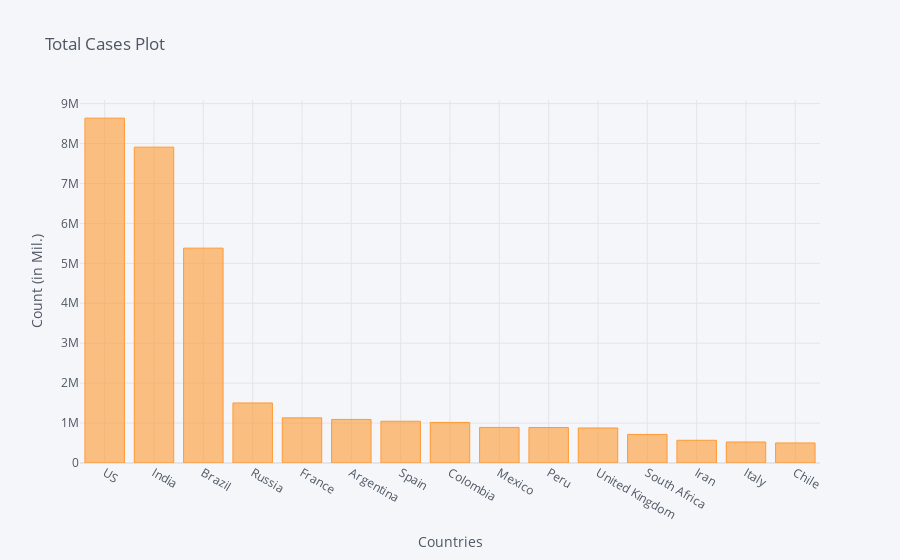

Write notebook code for a chart like this one.
### Code cell
corona_dframe_agg_plot.iplot(kind='bar', x='Country/Region', y='10/25/20',
                             title='Total Cases Plot',xTitle='Countries',yTitle='Count (in Mil.)')

### Figure 1 — Plotly figure (JSON) as saved in the notebook; plotly's stock layout.template omitted (floating-point values rounded to 4 significant figures)
{"data": [{"marker": {"color": "rgba(255, 153, 51, 0.6)", "line": {"color": "rgba(255, 153, 51, 1.0)", "width": 1}}, "name": "10/25/20", "orientation": "v", "text": "", "type": "bar", "x": ["US", "India", "Brazil", "Russia", "France", "Argentina", "Spain", "Colombia", "Mexico", "Peru", "United Kingdom", "South Africa", "Iran", "Italy", "Chile"], "y": [8635966, 7909959, 5380635, 1503652, 1130143, 1090589, 1046132, 1015885, 891160, 888715, 876840, 715868, 568896, 525782, 502063]}], "layout": {"legend": {"bgcolor": "#F5F6F9", "font": {"color": "#4D5663"}}, "paper_bgcolor": "#F5F6F9", "plot_bgcolor": "#F5F6F9", "title": {"font": {"color": "#4D5663"}, "text": "Total Cases Plot"}, "xaxis": {"gridcolor": "#E1E5ED", "showgrid": true, "tickfont": {"color": "#4D5663"}, "title": {"font": {"color": "#4D5663"}, "text": "Countries"}, "zerolinecolor": "#E1E5ED"}, "yaxis": {"gridcolor": "#E1E5ED", "showgrid": true, "tickfont": {"color": "#4D5663"}, "title": {"font": {"color": "#4D5663"}, "text": "Count (in Mil.)"}, "zerolinecolor": "#E1E5ED"}}}
